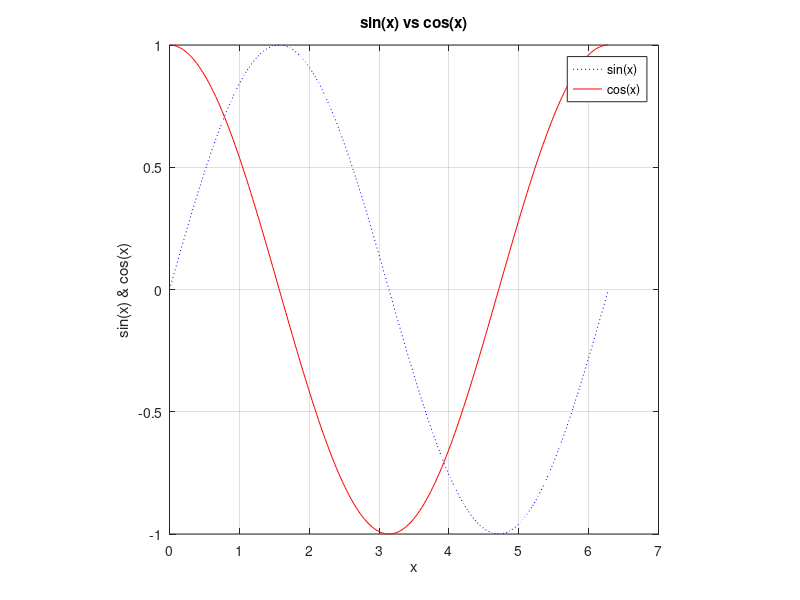

MATLAB code to generate this figure:
%% ch03v02
% plot configuration

x = 0 : pi/100 : 2 * pi;  % linspace is also used

y1 = sin(x);
y2 = cos(x);

% plot(x ,y1, 'b:');
% hold on;
% plot(x, y2, 'r-');
% hold off;

plot(x, y1, 'b:', x , y2, 'r-');
xlabel('x');
ylabel('sin(x) & cos(x)');
title('sin(x) vs cos(x)');
legend('sin(x)', 'cos(x)');
grid on;
% grid off;
% axis([-10, 10, -20, 20]);
axis square;
